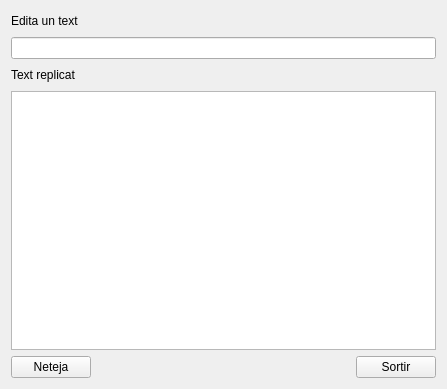
<?xml version="1.0" encoding="UTF-8"?>
<ui version="4.0">
 <class>MyForm</class>
 <widget class="QWidget" name="MyForm">
  <property name="geometry">
   <rect>
    <x>0</x>
    <y>0</y>
    <width>447</width>
    <height>389</height>
   </rect>
  </property>
  <property name="windowTitle">
   <string>Form</string>
  </property>
  <layout class="QVBoxLayout" name="verticalLayout_2">
   <item>
    <layout class="QVBoxLayout" name="verticalLayout">
     <item>
      <layout class="QHBoxLayout" name="horizontalLayout_3">
       <item>
        <widget class="QLabel" name="label">
         <property name="styleSheet">
          <string notr="true">
font: 63 italic 14pt &quot;Noto Sans [GOOG]&quot;;</string>
         </property>
         <property name="text">
          <string>Edita un text</string>
         </property>
        </widget>
       </item>
       <item>
        <spacer name="horizontalSpacer_3">
         <property name="orientation">
          <enum>Qt::Horizontal</enum>
         </property>
         <property name="sizeHint" stdset="0">
          <size>
           <width>40</width>
           <height>20</height>
          </size>
         </property>
        </spacer>
       </item>
      </layout>
     </item>
     <item>
      <widget class="QLineEdit" name="lineEdit"/>
     </item>
     <item>
      <layout class="QHBoxLayout" name="horizontalLayout_4">
       <item>
        <widget class="QLabel" name="label_2">
         <property name="styleSheet">
          <string notr="true">
font: 63 italic 14pt &quot;Noto Sans [GOOG]&quot;;</string>
         </property>
         <property name="text">
          <string>Text replicat</string>
         </property>
        </widget>
       </item>
       <item>
        <spacer name="horizontalSpacer">
         <property name="orientation">
          <enum>Qt::Horizontal</enum>
         </property>
         <property name="sizeHint" stdset="0">
          <size>
           <width>40</width>
           <height>20</height>
          </size>
         </property>
        </spacer>
       </item>
      </layout>
     </item>
     <item>
      <widget class="QTextEdit" name="textEdit_2"/>
     </item>
     <item>
      <layout class="QHBoxLayout" name="horizontalLayout_2">
       <item>
        <layout class="QHBoxLayout" name="horizontalLayout">
         <item>
          <widget class="QPushButton" name="pushButton_2">
           <property name="text">
            <string>Neteja</string>
           </property>
          </widget>
         </item>
         <item>
          <spacer name="horizontalSpacer_2">
           <property name="orientation">
            <enum>Qt::Horizontal</enum>
           </property>
           <property name="sizeHint" stdset="0">
            <size>
             <width>40</width>
             <height>20</height>
            </size>
           </property>
          </spacer>
         </item>
        </layout>
       </item>
       <item>
        <widget class="QPushButton" name="pushButton">
         <property name="text">
          <string>Sortir</string>
         </property>
        </widget>
       </item>
      </layout>
     </item>
    </layout>
   </item>
  </layout>
 </widget>
 <resources/>
 <connections>
  <connection>
   <sender>lineEdit</sender>
   <signal>textEdited(QString)</signal>
   <receiver>textEdit_2</receiver>
   <slot>setText(QString)</slot>
   <hints>
    <hint type="sourcelabel">
     <x>117</x>
     <y>45</y>
    </hint>
    <hint type="destinationlabel">
     <x>139</x>
     <y>176</y>
    </hint>
   </hints>
  </connection>
  <connection>
   <sender>pushButton_2</sender>
   <signal>clicked()</signal>
   <receiver>lineEdit</receiver>
   <slot>clear()</slot>
   <hints>
    <hint type="sourcelabel">
     <x>58</x>
     <y>366</y>
    </hint>
    <hint type="destinationlabel">
     <x>129</x>
     <y>54</y>
    </hint>
   </hints>
  </connection>
  <connection>
   <sender>pushButton_2</sender>
   <signal>clicked()</signal>
   <receiver>textEdit_2</receiver>
   <slot>clear()</slot>
   <hints>
    <hint type="sourcelabel">
     <x>32</x>
     <y>361</y>
    </hint>
    <hint type="destinationlabel">
     <x>61</x>
     <y>218</y>
    </hint>
   </hints>
  </connection>
  <connection>
   <sender>pushButton</sender>
   <signal>clicked()</signal>
   <receiver>MyForm</receiver>
   <slot>close()</slot>
   <hints>
    <hint type="sourcelabel">
     <x>381</x>
     <y>363</y>
    </hint>
    <hint type="destinationlabel">
     <x>374</x>
     <y>1</y>
    </hint>
   </hints>
  </connection>
 </connections>
</ui>
